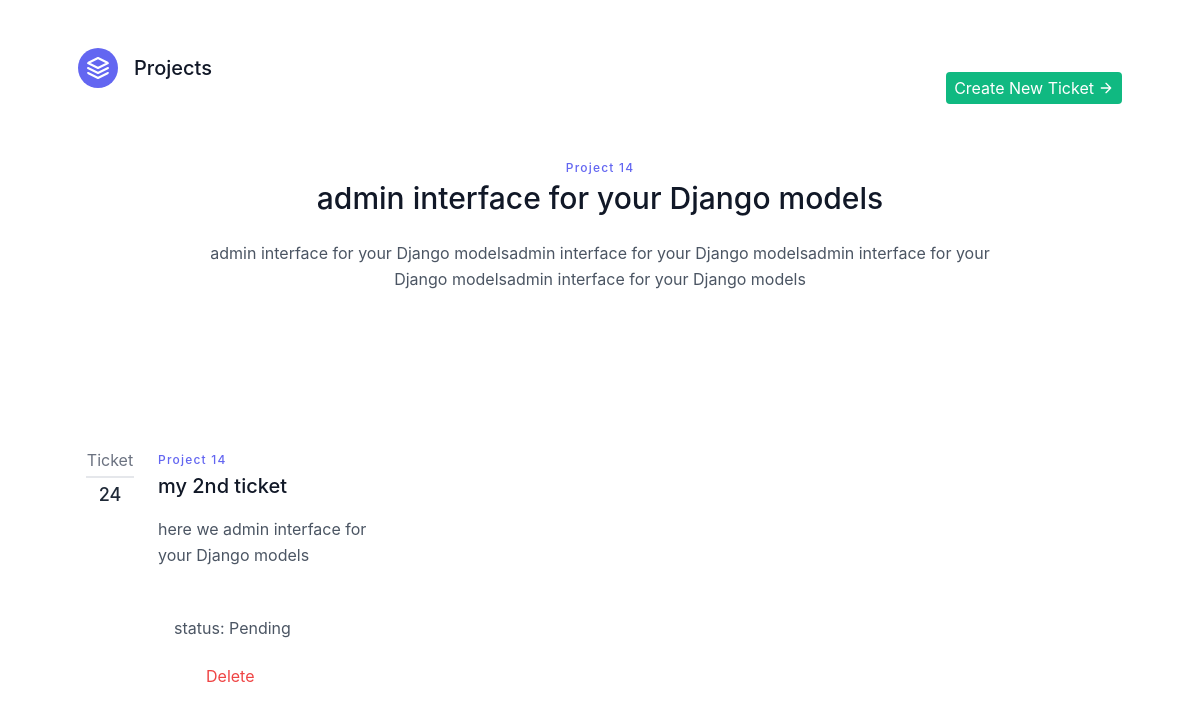
The app's page /tickets/admin interface for your Django models/ (signed in) with its own data.
### app/models.py (models this page shows, shortened)
class Project(models.Model):
    project_name = models.TextField()
    project_description = models.TextField()
    created_at = models.DateTimeField(auto_now_add=True)  # Automatically set on creation

class Ticket(models.Model):
    STATUS_CHOICES = (
        ('Pending', 'Pending'),
        ('In Progress', 'In Progress'),
        ('Done', 'Done'),
    )
    project = models.ForeignKey(Project, on_delete=models.CASCADE)
    ticket_title = models.TextField()
    ticket_description = models.TextField()
    ticket_status = models.CharField(choices=STATUS_CHOICES, max_length=50)

### app/views.py (the view)
# urls.py: path('tickets/<str:project_name>/', views.ticket, name='tickets page'),
@login_required(login_url='login')
def ticket(request, project_name):
    project = get_object_or_404(Project, project_name=project_name)
    tickets = Ticket.objects.all()
    return render(request, 'tickets.html', {'project':project,'tickets':tickets})

### app/templates/tickets.html (shortened to what this page needs)
<!DOCTYPE html>
<html lang="en">
<link href="https://unpkg.com/tailwindcss@^2/dist/tailwind.min.css" rel="stylesheet">
<link rel="stylesheet" href="https://cdn.jsdelivr.net/npm/bootstrap@4.0.0/dist/css/bootstrap.min.css">
<body>
    <header class="text-gray-600 body-font">
        <div class="container mx-auto flex flex-wrap p-5 flex-col md:flex-row items-center">
          <a href="/" class="flex title-font font-medium items-center text-gray-900 mb-4 md:mb-0">
            <svg xmlns="http://www.w3.org/2000/svg" fill="none" stroke="currentColor" stroke-linecap="round" stroke-linejoin="round" stroke-width="2" class="w-10 h-10 text-white p-2 bg-indigo-500 rounded-full" viewBox="0 0 24 24">
              <path d="M12 2L2 7l10 5 10-5-10-5zM2 17l10 5 10-5M2 12l10 5 10-5"></path>
            </svg>
            <span class="ml-3 text-xl">Projects</span>
          </a>
          <button class="md:ml-auto flex flex-wrap items-center text-white text-base justify-center bg-green-500 border-0 py-1 px-2 focus:outline-none hover:bg-green-700 rounded text-base mt-3 md:mt-0" data-toggle="modal" data-target="#exampleModal"  type="button">Create New Ticket
            <svg fill="none" stroke="currentColor" stroke-linecap="round" stroke-linejoin="round" stroke-width="2" class="w-4 h-4 ml-1" viewBox="0 0 24 24">
              <path d="M5 12h14M12 5l7 7-7 7"></path>
            </svg>
          </button>
        </div>
      </header>
      <section class="text-gray-600 body-font">
        <div class="flex flex-col text-center w-full mb-5">
          <h2 class="text-xs text-indigo-500 tracking-widest font-medium title-font mb-1">Project {{ project.id }}</h2>
          <h1 class="sm:text-3xl text-2xl font-medium title-font mb-4 text-gray-900">{{ project.project_name }}</h1>
          <p class="lg:w-2/3 mx-auto leading-relaxed text-base">{{ project.project_description }}</p>
        </div>
        <div class="container px-5 py-24 mx-auto">
          <div class="flex flex-wrap -mx-4 -my-8">
            {% for ticket in tickets %}
            {% if ticket.project.id == project.id %}
            <div class="py-8 px-4 lg:w-1/3">
              <div class="h-full flex items-start">
                <div class="w-12 flex-shrink-0 flex flex-col text-center leading-none">
                  <span class="text-gray-500 pb-2 mb-2 border-b-2 border-gray-200">Ticket</span>
                  <span class="font-medium text-lg text-gray-800 title-font leading-none">{{ticket.id}}</span>
                </div>
                <div class="flex-grow pl-6">
                  <h2 class="tracking-widest text-xs title-font font-medium text-indigo-500 mb-1">Project {{ project.id }}</h2>
                  <h1 class="title-font text-xl font-medium text-gray-900 mb-3">{{ticket.ticket_title}}</h1>
                  <p class="leading-relaxed mb-5">{{ticket.ticket_description}}</p>
                  <a class="inline-flex items-center">
                    <span class="flex-grow flex flex-col pl-3">
                      status: {{ticket.ticket_status}}
                    </span>
                  </a>
                  <a href="/delete_ticket/{{ ticket.id }}"  class="text-red-500 inline-flex mx-5 items-center mt-4">Delete
                  </a>
                </div>
              </div>
            </div>
            {% endif %}
            {% endfor %}
          </div>
        </div>
      </section>
    </body>
</html>

### records on screen
Project: id "14", project_name "admin interface for your Django models", project_description "admin interface for your Django modelsadmin interface for your Django modelsadmin interface for your Django modelsadmin interface for your Django models"
Ticket: id "24", ticket_title "my 2nd ticket", ticket_description "here we admin interface for your Django models", ticket_status "Pending"
